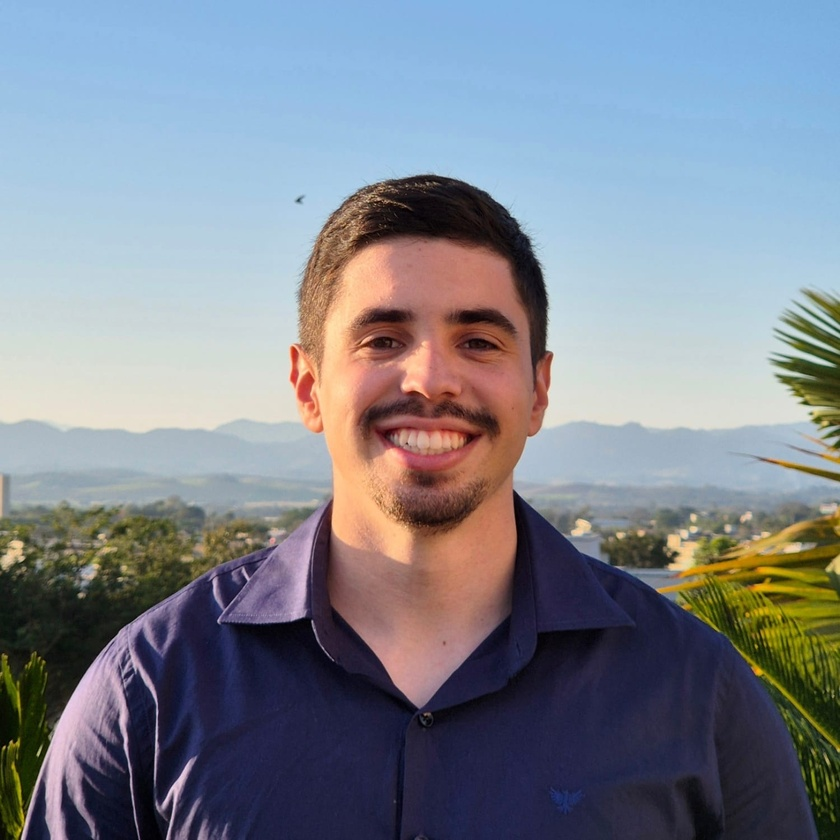
#> input picture day53/imagem.jpg, 840 x 840 px, shrunk from 1500 x 1500 before the run
$ jupyter execute opencv_reconhecimento_imagem.ipynb   (shell and % lines are left out)
#> lines starting #> are read from the running program, lines starting #| are printed output that depends on the picture; after the words box and inside, x2 and y2 are one past the last pixel; in counts of white or black regions, pixels touching at a corner belong together
[cell 1]
import cv2
import numpy as np
import matplotlib.pyplot as plt
from PIL import Image

[cell 2]
image = cv2.imread('./imagem.jpg')
#> image is the input picture: shape (840, 840, 3); mean B, G, R 143.7, 133.4, 127.6
if image is None:
    print("Erro: Imagem não encontrada")
else:
    print("Imagem carregada com sucesso")

[cell 3]
gray = cv2.cvtColor(image, cv2.COLOR_BGR2GRAY)
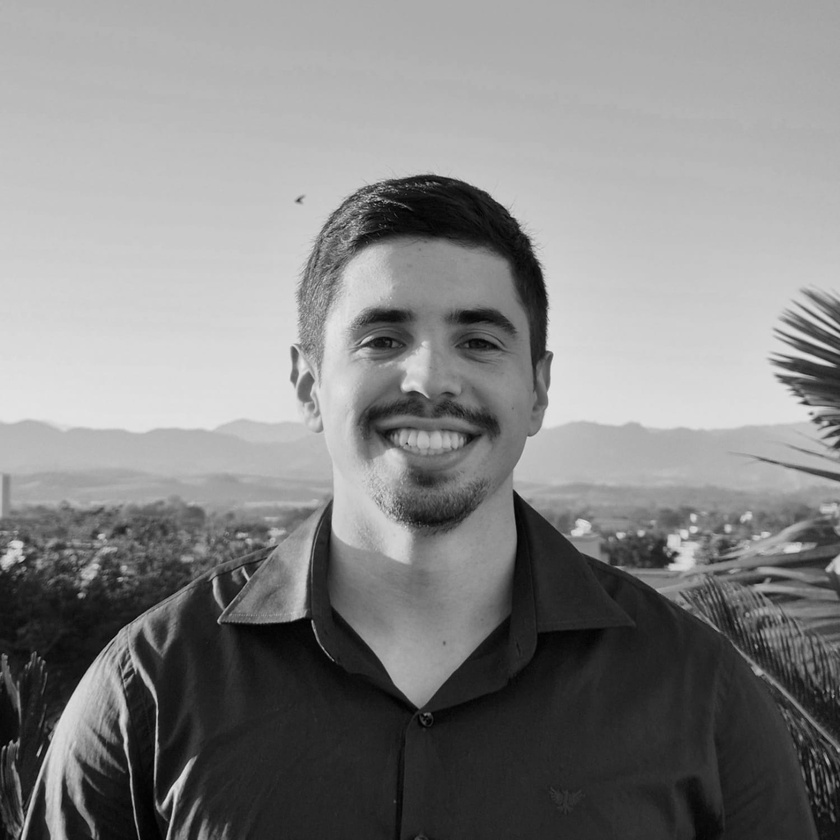
#> gray: shape (840, 840); min 0, max 232, mean 132.8
plt.imshow(gray, cmap='gray')
plt.title('Imagem em tons de cinza')
plt.axis('off')
plt.show()

[cell 4]
bordas = cv2.Canny(gray, 100, 200)
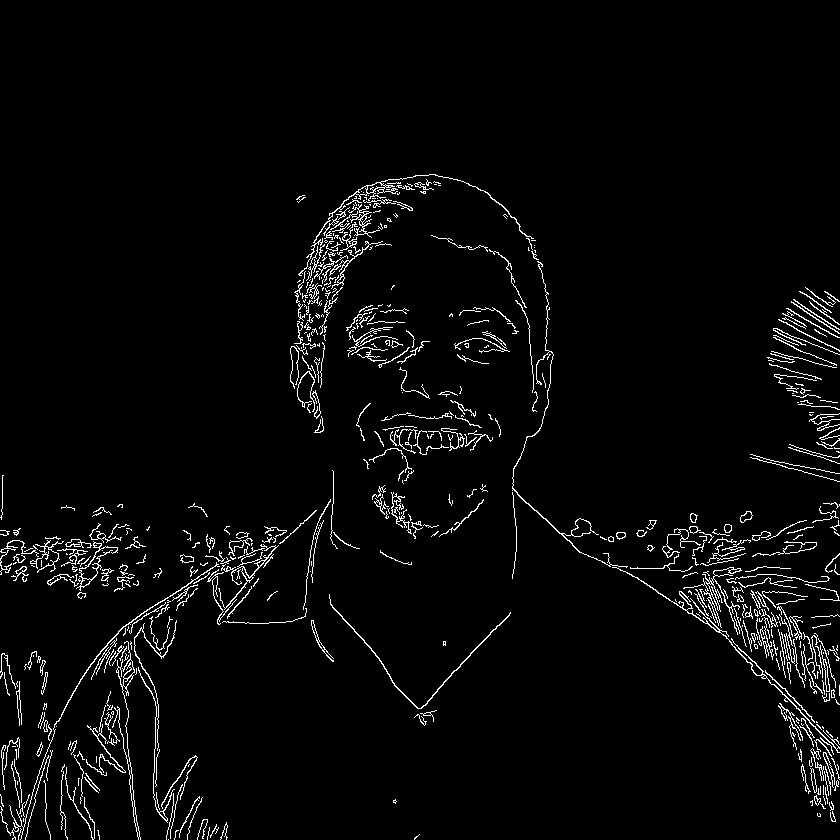
#> bordas: shape (840, 840); 3.3% white in thin lines or dots, all inside (x1, y1, x2, y2) = (0, 174, 840, 840)
plt.imshow(bordas, cmap='gray')
plt.title('Removendo bordas')
plt.axis('off')
plt.show()

[cell 5]
altura, largura = bordas.shape
#> altura = 840; largura = 840
print(f'Altura: {altura}, Largura: {largura}')
#| Altura: 840, Largura: 840

[cell 6]
# Criando uma imagem RGBA (com canal alfa) para transparência
transparente = np.zeros((altura, largura, 4), dtype=np.uint8)

#para cada pixel que não for borda, deixamos transparente
transparente[ bordas != 0] = [255, 255, 255, 255]

[cell 7]
plt.imshow(transparente, cmap='gray')
plt.title("Transparente")
plt.axis("off")
plt.show()
